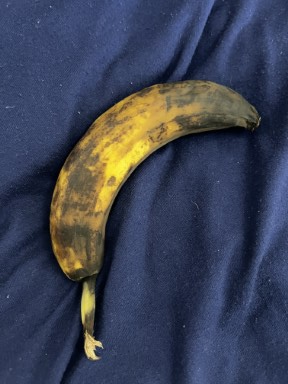
#> input picture banana_data/data/training/over/overripe (107).jpg, 288 x 384 px; its folder holds only this picture in this run
$ jupyter execute --allow-errors 'Finalcode 1.1.ipynb'
#> lines starting #> are read from the running program, lines starting #| are printed output that depends on the picture
[cell 1]
import os
import shutil
import random
import glob
import numpy as np
import cv2

[cell 2]
print(os.getcwd())

[cell 3]
print(os.listdir("..//Tugas Akhir//banana_data//data"))

[cell 4]
train_fruit_images = []
train_fruit_labels = []
for directory_path in glob.glob("data/training/*"):
    fruit_label = directory_path.split("\\")[-1]
    for img_path in glob.glob(os.path.join(directory_path, "*.jpg")):
        img = cv2.imread(img_path, cv2.IMREAD_COLOR)
#> img is the input picture: shape (384, 288, 3); mean B, G, R 84.7, 66.8, 61.4
        img = cv2.resize(img, (227, 227))
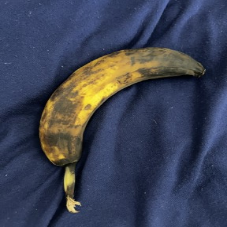
#> img: shape (227, 227, 3); mean B, G, R 84.6, 66.7, 61.2
        img = cv2.cvtColor(img, cv2.COLOR_RGB2BGR)
        train_fruit_images.append(img)
        train_fruit_labels.append(fruit_label)
#> pass 2 of the loop `for directory_path in glob.glob("data/training/*"):`:
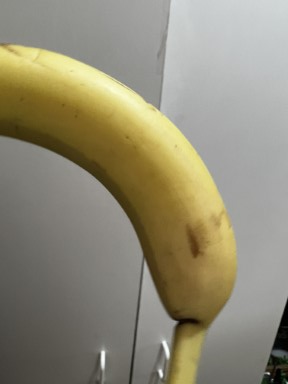
#> input picture banana_data/data/training/ripe/ripe (101).jpg, 288 x 384 px
#> img is the input picture: shape (384, 288, 3); mean B, G, R 118.5, 139.2, 144.7
#> `img = cv2.resize(img, (227, 227))`:
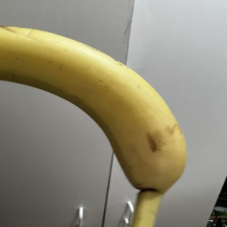
#> img: shape (227, 227, 3); mean B, G, R 118.4, 139.1, 144.7
train_fruit_images = np.array(train_fruit_images)
train_fruit_labels = np.array(train_fruit_labels)

[cell 5]
train_fruit_labels

[cell 6]
#Kodingannya mulai dari sini

[cell 7]
loc = r'D:/Kuliah/Semester 6/PCD/Tugas Akhir/tes1/dataset'

[cell 8]
label=[]
#> (the rest of this cell did not finish here and is left out)

[cell 9]
# ini coretan
images = []
#> (the rest of this cell did not finish here and is left out)

[cell 10]
#ekstrak fitur
gambar=[]     #list for features
#> (the rest of this cell did not finish here and is left out)

[cell 11]
gembor = []  # list for features
#> (the rest of this cell did not finish here and is left out)

[cell 12]
gember = []  # list for features
#> (the rest of this cell did not finish here and is left out)

[cell 13]
np.array(gambar).shape

[cell 14]
import numpy as np

gambar_arr = []
gembor_arr = []
gember_arr = []

for i in range(len(gambar)):
    img = gambar[i]
    img_h = gembor[i]
    img_a = gember[i]

    # Resize gambar, gembor, dan gember ke ukuran yang sama
    img_resized = cv2.resize(img, (120, 120))
    img_h_resized = cv2.resize(img_h, (120, 120))
    img_a_resized = cv2.resize(img_a, (120, 120))

    gambar_arr.append(img_resized)
    gembor_arr.append(img_h_resized)
    gember_arr.append(img_a_resized)
#> after the loop, gambar_arr = []; gember_arr = []; gembor_arr = []

gambar_arr = np.array(gambar_arr)
#> gambar_arr = empty array
gembor_arr = np.array(gembor_arr)
#> gembor_arr = empty array
gember_arr = np.array(gember_arr)
#> gember_arr = empty array

fitur = np.empty((len(gambar_arr), 120, 120, 5), dtype=np.uint8)
#> fitur = empty array
#> (the rest of this cell did not finish here and is left out)

[cell 15]
gambar

[cell 16]
240*240*3

[cell 17]
print(len(images))
print(len(label))

[cell 18]
#definisikan X dan Y
X = np.array(gambar)
Y = np.array(label)
#> (the rest of this cell did not finish here and is left out)

[cell 19]
#definisikan X dan Y part new
X = np.array(fitur)
#> X = empty array
Y = np.array(label)
#> (the rest of this cell did not finish here and is left out)
